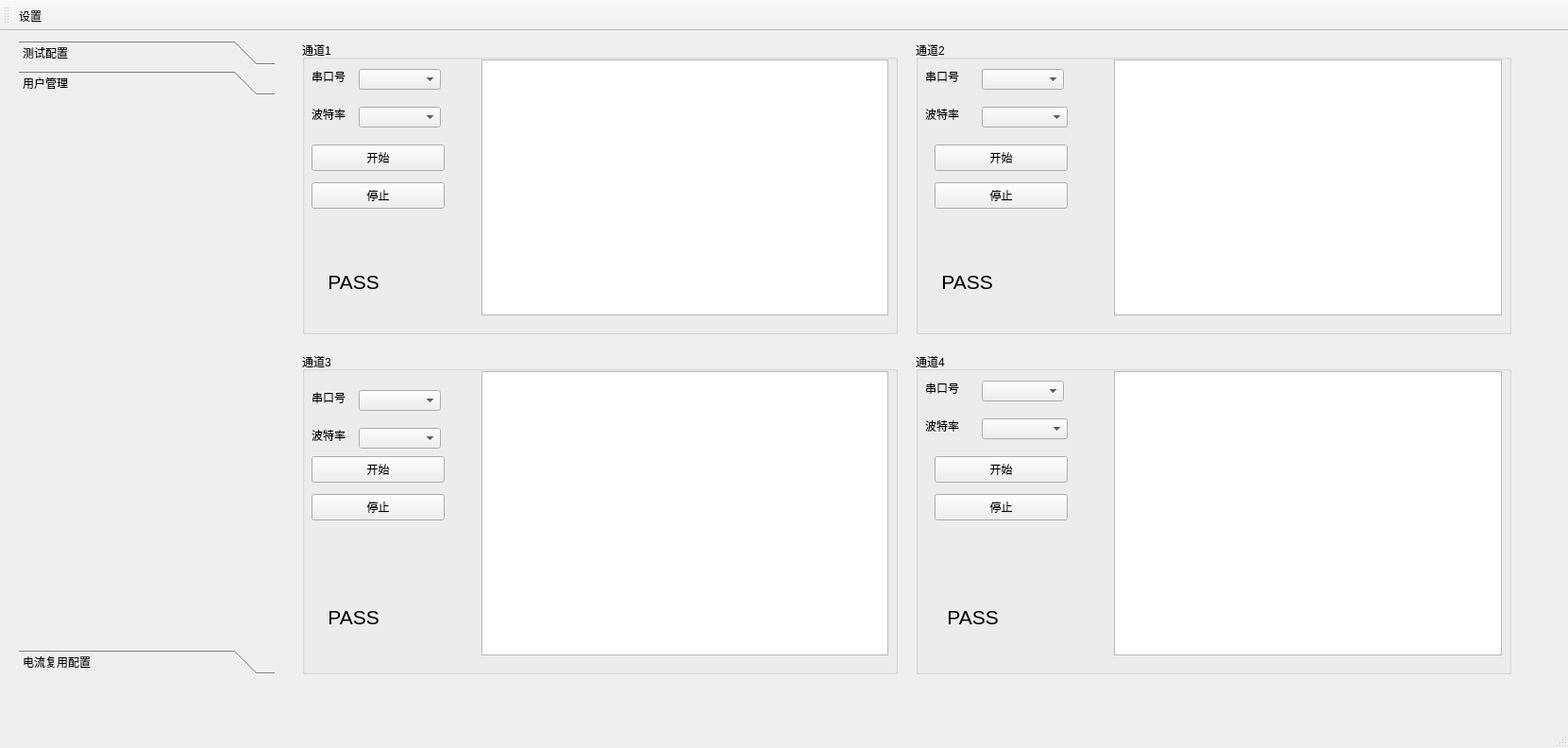
<?xml version="1.0" encoding="UTF-8"?>
<ui version="4.0">
 <class>MainWindow</class>
 <widget class="QMainWindow" name="MainWindow">
  <property name="geometry">
   <rect>
    <x>0</x>
    <y>0</y>
    <width>1661</width>
    <height>792</height>
   </rect>
  </property>
  <property name="windowTitle">
   <string>OQC检测</string>
  </property>
  <property name="styleSheet">
   <string notr="true"/>
  </property>
  <property name="toolButtonStyle">
   <enum>Qt::ToolButtonIconOnly</enum>
  </property>
  <widget class="QWidget" name="centralWidget">
   <widget class="QGroupBox" name="groupBox">
    <property name="geometry">
     <rect>
      <x>320</x>
      <y>10</y>
      <width>631</width>
      <height>311</height>
     </rect>
    </property>
    <property name="title">
     <string>通道1</string>
    </property>
    <widget class="QLabel" name="label">
     <property name="geometry">
      <rect>
       <x>10</x>
       <y>210</y>
       <width>131</width>
       <height>91</height>
      </rect>
     </property>
     <property name="font">
      <font>
       <pointsize>16</pointsize>
      </font>
     </property>
     <property name="text">
      <string>   PASS</string>
     </property>
    </widget>
    <widget class="QLabel" name="label_5">
     <property name="geometry">
      <rect>
       <x>10</x>
       <y>70</y>
       <width>51</width>
       <height>16</height>
      </rect>
     </property>
     <property name="text">
      <string>波特率</string>
     </property>
    </widget>
    <widget class="QLabel" name="label_6">
     <property name="geometry">
      <rect>
       <x>10</x>
       <y>30</y>
       <width>51</width>
       <height>16</height>
      </rect>
     </property>
     <property name="text">
      <string>串口号</string>
     </property>
    </widget>
    <widget class="QComboBox" name="comboBox_2">
     <property name="geometry">
      <rect>
       <x>60</x>
       <y>30</y>
       <width>87</width>
       <height>22</height>
      </rect>
     </property>
    </widget>
    <widget class="QPlainTextEdit" name="plainTextEdit">
     <property name="geometry">
      <rect>
       <x>190</x>
       <y>20</y>
       <width>431</width>
       <height>271</height>
      </rect>
     </property>
    </widget>
    <widget class="QComboBox" name="comboBox_6">
     <property name="geometry">
      <rect>
       <x>60</x>
       <y>70</y>
       <width>87</width>
       <height>22</height>
      </rect>
     </property>
    </widget>
    <widget class="QPushButton" name="pushButton">
     <property name="geometry">
      <rect>
       <x>10</x>
       <y>110</y>
       <width>141</width>
       <height>28</height>
      </rect>
     </property>
     <property name="text">
      <string>开始</string>
     </property>
    </widget>
    <widget class="QPushButton" name="pushButton_2">
     <property name="geometry">
      <rect>
       <x>10</x>
       <y>150</y>
       <width>141</width>
       <height>28</height>
      </rect>
     </property>
     <property name="text">
      <string>停止</string>
     </property>
    </widget>
   </widget>
   <widget class="QGroupBox" name="groupBox_2">
    <property name="geometry">
     <rect>
      <x>970</x>
      <y>10</y>
      <width>631</width>
      <height>311</height>
     </rect>
    </property>
    <property name="title">
     <string>通道2</string>
    </property>
    <widget class="QPlainTextEdit" name="plainTextEdit_3">
     <property name="geometry">
      <rect>
       <x>210</x>
       <y>20</y>
       <width>411</width>
       <height>271</height>
      </rect>
     </property>
    </widget>
    <widget class="QComboBox" name="comboBox_5">
     <property name="geometry">
      <rect>
       <x>70</x>
       <y>30</y>
       <width>87</width>
       <height>22</height>
      </rect>
     </property>
    </widget>
    <widget class="QLabel" name="label_9">
     <property name="geometry">
      <rect>
       <x>10</x>
       <y>30</y>
       <width>51</width>
       <height>16</height>
      </rect>
     </property>
     <property name="text">
      <string>串口号</string>
     </property>
    </widget>
    <widget class="QComboBox" name="comboBox">
     <property name="geometry">
      <rect>
       <x>70</x>
       <y>70</y>
       <width>91</width>
       <height>22</height>
      </rect>
     </property>
    </widget>
    <widget class="QLabel" name="label_10">
     <property name="geometry">
      <rect>
       <x>10</x>
       <y>70</y>
       <width>51</width>
       <height>16</height>
      </rect>
     </property>
     <property name="text">
      <string>波特率</string>
     </property>
    </widget>
    <widget class="QPushButton" name="pushButton_5">
     <property name="geometry">
      <rect>
       <x>20</x>
       <y>110</y>
       <width>141</width>
       <height>28</height>
      </rect>
     </property>
     <property name="text">
      <string>开始</string>
     </property>
    </widget>
    <widget class="QPushButton" name="pushButton_6">
     <property name="geometry">
      <rect>
       <x>20</x>
       <y>150</y>
       <width>141</width>
       <height>28</height>
      </rect>
     </property>
     <property name="text">
      <string>停止</string>
     </property>
    </widget>
    <widget class="QLabel" name="label_3">
     <property name="geometry">
      <rect>
       <x>10</x>
       <y>210</y>
       <width>131</width>
       <height>91</height>
      </rect>
     </property>
     <property name="font">
      <font>
       <pointsize>16</pointsize>
      </font>
     </property>
     <property name="text">
      <string>   PASS</string>
     </property>
    </widget>
   </widget>
   <widget class="QGroupBox" name="groupBox_3">
    <property name="geometry">
     <rect>
      <x>320</x>
      <y>340</y>
      <width>631</width>
      <height>341</height>
     </rect>
    </property>
    <property name="title">
     <string>通道3</string>
    </property>
    <widget class="QComboBox" name="comboBox_3">
     <property name="geometry">
      <rect>
       <x>60</x>
       <y>40</y>
       <width>87</width>
       <height>22</height>
      </rect>
     </property>
    </widget>
    <widget class="QLabel" name="label_7">
     <property name="geometry">
      <rect>
       <x>10</x>
       <y>40</y>
       <width>51</width>
       <height>16</height>
      </rect>
     </property>
     <property name="text">
      <string>串口号</string>
     </property>
    </widget>
    <widget class="QComboBox" name="comboBox_4">
     <property name="geometry">
      <rect>
       <x>60</x>
       <y>80</y>
       <width>87</width>
       <height>22</height>
      </rect>
     </property>
    </widget>
    <widget class="QLabel" name="label_8">
     <property name="geometry">
      <rect>
       <x>10</x>
       <y>80</y>
       <width>51</width>
       <height>16</height>
      </rect>
     </property>
     <property name="text">
      <string>波特率</string>
     </property>
    </widget>
    <widget class="QPlainTextEdit" name="plainTextEdit_2">
     <property name="geometry">
      <rect>
       <x>190</x>
       <y>20</y>
       <width>431</width>
       <height>301</height>
      </rect>
     </property>
    </widget>
    <widget class="QPushButton" name="pushButton_3">
     <property name="geometry">
      <rect>
       <x>10</x>
       <y>110</y>
       <width>141</width>
       <height>28</height>
      </rect>
     </property>
     <property name="text">
      <string>开始</string>
     </property>
    </widget>
    <widget class="QPushButton" name="pushButton_4">
     <property name="geometry">
      <rect>
       <x>10</x>
       <y>150</y>
       <width>141</width>
       <height>28</height>
      </rect>
     </property>
     <property name="text">
      <string>停止</string>
     </property>
    </widget>
    <widget class="QLabel" name="label_2">
     <property name="geometry">
      <rect>
       <x>10</x>
       <y>230</y>
       <width>141</width>
       <height>101</height>
      </rect>
     </property>
     <property name="font">
      <font>
       <pointsize>16</pointsize>
      </font>
     </property>
     <property name="text">
      <string>   PASS</string>
     </property>
    </widget>
   </widget>
   <widget class="QGroupBox" name="groupBox_4">
    <property name="geometry">
     <rect>
      <x>970</x>
      <y>340</y>
      <width>631</width>
      <height>341</height>
     </rect>
    </property>
    <property name="title">
     <string>通道4</string>
    </property>
    <widget class="QComboBox" name="comboBox_7">
     <property name="geometry">
      <rect>
       <x>70</x>
       <y>30</y>
       <width>87</width>
       <height>22</height>
      </rect>
     </property>
    </widget>
    <widget class="QLabel" name="label_11">
     <property name="geometry">
      <rect>
       <x>10</x>
       <y>30</y>
       <width>51</width>
       <height>16</height>
      </rect>
     </property>
     <property name="text">
      <string>串口号</string>
     </property>
    </widget>
    <widget class="QLabel" name="label_12">
     <property name="geometry">
      <rect>
       <x>10</x>
       <y>70</y>
       <width>51</width>
       <height>16</height>
      </rect>
     </property>
     <property name="text">
      <string>波特率</string>
     </property>
    </widget>
    <widget class="QComboBox" name="comboBox_8">
     <property name="geometry">
      <rect>
       <x>70</x>
       <y>70</y>
       <width>91</width>
       <height>22</height>
      </rect>
     </property>
    </widget>
    <widget class="QPlainTextEdit" name="plainTextEdit_4">
     <property name="geometry">
      <rect>
       <x>210</x>
       <y>20</y>
       <width>411</width>
       <height>301</height>
      </rect>
     </property>
    </widget>
    <widget class="QPushButton" name="pushButton_11">
     <property name="geometry">
      <rect>
       <x>20</x>
       <y>110</y>
       <width>141</width>
       <height>28</height>
      </rect>
     </property>
     <property name="text">
      <string>开始</string>
     </property>
    </widget>
    <widget class="QPushButton" name="pushButton_12">
     <property name="geometry">
      <rect>
       <x>20</x>
       <y>150</y>
       <width>141</width>
       <height>28</height>
      </rect>
     </property>
     <property name="text">
      <string>停止</string>
     </property>
    </widget>
    <widget class="QLabel" name="label_4">
     <property name="geometry">
      <rect>
       <x>10</x>
       <y>230</y>
       <width>151</width>
       <height>101</height>
      </rect>
     </property>
     <property name="font">
      <font>
       <pointsize>16</pointsize>
      </font>
     </property>
     <property name="text">
      <string>    PASS</string>
     </property>
    </widget>
   </widget>
   <widget class="QToolBox" name="toolBox">
    <property name="geometry">
     <rect>
      <x>20</x>
      <y>10</y>
      <width>271</width>
      <height>671</height>
     </rect>
    </property>
    <property name="currentIndex">
     <number>1</number>
    </property>
    <widget class="QWidget" name="page">
     <property name="geometry">
      <rect>
       <x>0</x>
       <y>0</y>
       <width>271</width>
       <height>581</height>
      </rect>
     </property>
     <attribute name="label">
      <string>测试配置</string>
     </attribute>
    </widget>
    <widget class="QWidget" name="page_2">
     <property name="geometry">
      <rect>
       <x>0</x>
       <y>0</y>
       <width>271</width>
       <height>581</height>
      </rect>
     </property>
     <attribute name="label">
      <string>用户管理</string>
     </attribute>
    </widget>
    <widget class="QWidget" name="page_3">
     <property name="geometry">
      <rect>
       <x>0</x>
       <y>0</y>
       <width>271</width>
       <height>581</height>
      </rect>
     </property>
     <attribute name="label">
      <string>电流复用配置</string>
     </attribute>
    </widget>
   </widget>
  </widget>
  <widget class="QMenuBar" name="menuBar">
   <property name="geometry">
    <rect>
     <x>0</x>
     <y>0</y>
     <width>1661</width>
     <height>26</height>
    </rect>
   </property>
  </widget>
  <widget class="QToolBar" name="mainToolBar">
   <attribute name="toolBarArea">
    <enum>TopToolBarArea</enum>
   </attribute>
   <attribute name="toolBarBreak">
    <bool>false</bool>
   </attribute>
   <addaction name="actionsetting"/>
  </widget>
  <widget class="QStatusBar" name="statusBar"/>
  <action name="actionsetting">
   <property name="icon">
    <iconset resource="../res.qrc">
     <normaloff>:/images/Settings.png</normaloff>:/images/Settings.png</iconset>
   </property>
   <property name="text">
    <string>设置</string>
   </property>
   <property name="toolTip">
    <string>设置</string>
   </property>
  </action>
 </widget>
 <layoutdefault spacing="6" margin="11"/>
 <resources>
  <include location="../res.qrc"/>
 </resources>
 <connections/>
</ui>
